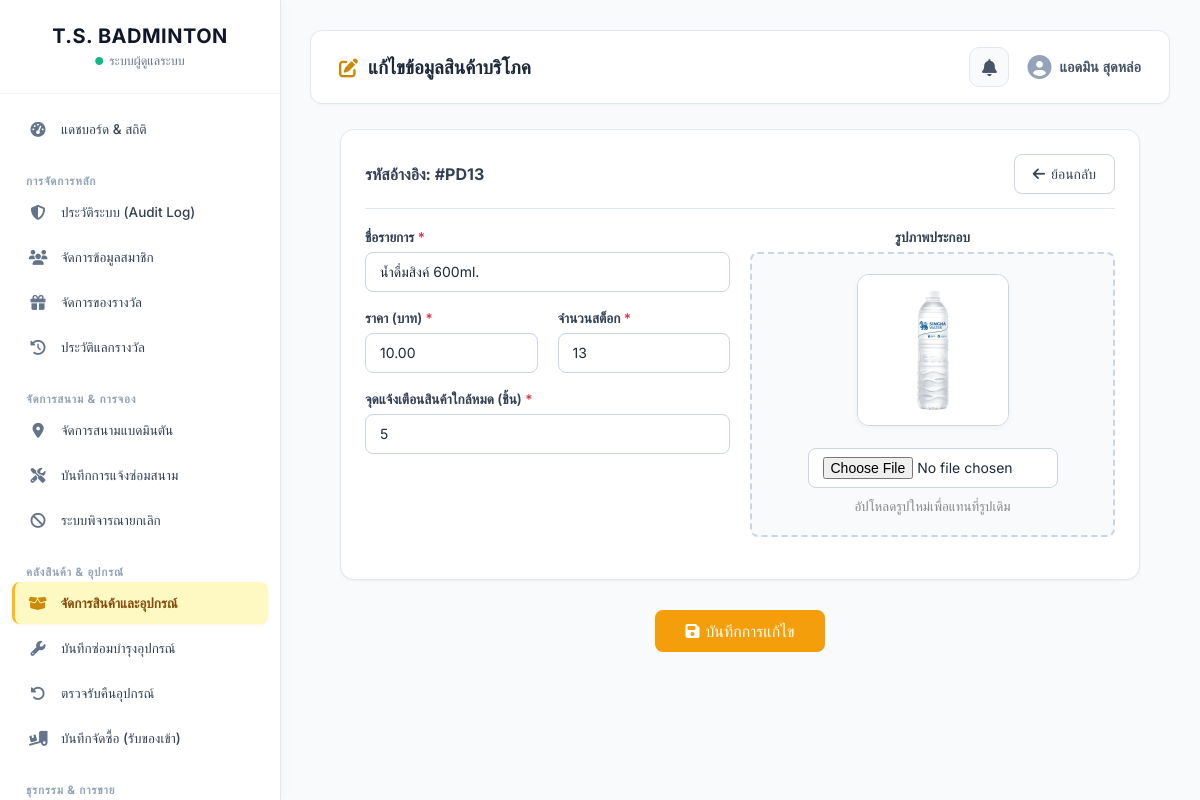
/admin/product_edit.php?id=13 (signed in), run on the app's committed database.
### tables this page shows
CREATE TABLE `product` (
  `product_id` int(11) NOT NULL AUTO_INCREMENT,
  `product_name` varchar(100) NOT NULL,
  `product_image` varchar(255) DEFAULT NULL,
  `product_type` enum('อุปกรณ์เช่า','สินค้าบริโภค') NOT NULL,
  `product_price` decimal(8,2) NOT NULL,
  `product_stock` int(11) NOT NULL DEFAULT 0,
  `product_brand` varchar(100) DEFAULT NULL,
  `product_model` varchar(100) DEFAULT NULL,
  `product_size` varchar(20) DEFAULT NULL,
  `product_level` enum('มือใหม่','มือโปร') DEFAULT NULL,
  `product_min_stock` int(11) NOT NULL DEFAULT 5,
  PRIMARY KEY (`product_id`)
);

### admin/product_edit.php (the view, shortened to what this page needs)
<?php
require_once 'includes/auth_check.php';
$product_id = isset($_GET['id']) ? intval($_GET['id']) : 0;
try {
    $sql = "SELECT * FROM Product WHERE product_id = :id";
    $stmt = $conn->prepare($sql);
    $stmt->execute([':id' => $product_id]);
    $product = $stmt->fetch(PDO::FETCH_ASSOC);
} catch(PDOException $e) {
    $_SESSION['error'] = "เกิดข้อผิดพลาด: " . $e->getMessage();
    header("Location: products.php");
    exit();
}
$tab_return = ($product['product_type'] == 'อุปกรณ์เช่า') ? 'rental' : 'consumable';
?>
<?php
$page_header = '<i class="fas fa-edit"></i> แก้ไขข้อมูล' . htmlspecialchars($product['product_type']);
include 'includes/header.php';
?>
            <div class="admin-card max-w-800 mx-auto">
                <div class="header-between mb-20 border-b-2 pb-10">
                    <h4 class="m-0">รหัสอ้างอิง: #PD<?php echo $product['product_id']; ?></h4>
                    <a href="products.php?tab=<?php echo $tab_return; ?>" class="btn-secondary text-decor-none text-14">
                        <i class="fas fa-arrow-left"></i> ย้อนกลับ
                    </a>
                </div>
                <form action="actions/product_edit_db.php" method="POST" enctype="multipart/form-data">
                    <div class="grid-2 gap-20">
                        <div>
                            <div class="form-group">
                                <label for="product_name">ชื่อรายการ <span class="text-danger">*</span></label>
                                <input type="text" name="product_name" id="product_name" class="form-control" value="<?php echo htmlspecialchars($product['product_name']); ?>" required>
                            </div>
                            <div class="grid-2 gap-20">
                                <div class="form-group">
                                    <label for="product_price">ราคา (บาท) <span class="text-danger">*</span></label>
                                    <input type="number" step="0.01" name="product_price" id="product_price" class="form-control" value="<?php echo $product['product_price']; ?>" required>
                                </div>
                                <div class="form-group">
                                    <label for="product_stock">จำนวนสต็อก <span class="text-danger">*</span></label>
                                    <input type="number" name="product_stock" id="product_stock" class="form-control" value="<?php echo $product['product_stock']; ?>" required>
                                </div>
                            </div>
                            <div class="form-group">
                                <label for="product_min_stock">จุดแจ้งเตือนสินค้าใกล้หมด (ชิ้น) <span class="text-danger">*</span></label>
                                <input type="number" name="product_min_stock" id="product_min_stock" class="form-control" value="<?php echo $product['product_min_stock']; ?>" required>
                            </div>
                        </div>
                        <div>
                            <div class="form-group text-center">
                                <label>รูปภาพประกอบ</label>
                                <div class="p-20 product-img-dropzone">
                                    <?php if (!empty($product['product_image'])): ?>
                                        <img src="../uploads/products/<?php echo htmlspecialchars($product['product_image']); ?>" class="img-preview-lg mx-auto d-block" alt="Current Image">
                                    <?php else: ?>
                                        <i class="fas fa-image text-gray-light product-img-icon"></i>
                                    <?php endif; ?>
                                    <input type="file" name="product_image" id="product_image" class="form-control mt-10 product-img-preview" accept="image/jpeg, image/png, image/webp">
                                    <small class="text-muted-custom mt-10 d-block">อัปโหลดรูปใหม่เพื่อแทนที่รูปเดิม</small>
                                </div>
                            </div>
                        </div>
                    </div>
                    </div>
                    <div class="text-center mt-30">
                        <button type="submit" class="btn-warning px-30 py-10 text-16">
                            <i class="fas fa-save"></i> บันทึกการแก้ไข
                        </button>
                    </div>
            </div>
        <?php include 'includes/footer.php'; ?>

### assets/css/global.css (style rules this page uses)
:root { --bg-primary: #090909; --bg-surface: #191919; --bg-elevated: #292929; --color-gold: #FFB91D; --color-gold-hover: #E9A812; --text-primary: #F5F5F5; --text-secondary: #A3A3A3; --text-on-gold: #090909; --border-color: #383838; --status-available: #22C55E; --status-booked: #EF4444; --brand-accent: var(--color-gold); --text-muted: var(--text-secondary); --shadow-lg: 0 10px 25px -3px rgba(0, 0, 0, 0.7); --radius-sm: 6px; --radius-md: 10px; --radius-lg: 16px; --radius-full: 9999px; --transition-fast: 0.2s ease; --transition-normal: 0.3s ease; }
.text-danger { color: #dc3545 !important; }
.text-center { text-align: center !important; }
.form-group { margin-bottom: 15px; text-align: left; }
.form-group label { display: block; margin-bottom: 8px; color: #343a40; font-weight: 600; font-size: 14px; }
.form-control { width: 100%; padding: 12px 15px; border: 1px solid #ced4da; border-radius: 6px; font-size: 14px; font-family: inherit; box-sizing: border-box; transition: all 0.3s; }
.btn-warning { background-color: #ffc107; color: #212529; border: none; padding: 6px 12px; border-radius: 4px; cursor: pointer; transition: 0.2s; text-decoration: none; display: inline-block; }

### data on the page
product: product_type "สินค้าบริโภค", product_id "13", product_name "น้ำดื่มสิงค์ 600ml.", product_price "10.00", product_stock "13", product_min_stock "5", product_image (picture)

### other printed values
$_SESSION['admin_name'] "แอดมิน สุดหล่อ"
